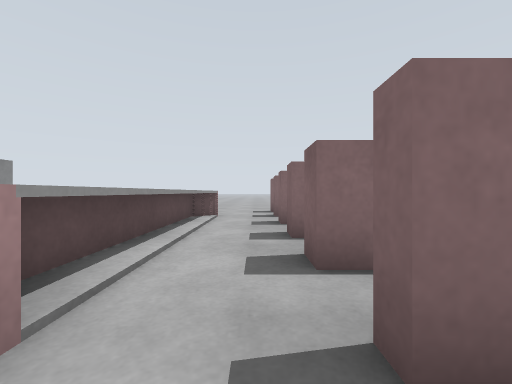
View 1 (above)

13 first-person views from a walk through a Gazebo world. The camera is 0.72 m above the floor, looks level and sees 90° across. The floor is counted in squares, 1 m on a side. Each view is taken from the middle of a square. On the plan, view 1 faces up. The plan holds only what a view shows up to about 9 squares ahead; the rest is blank. The place goes on beyond the plan.

View 2
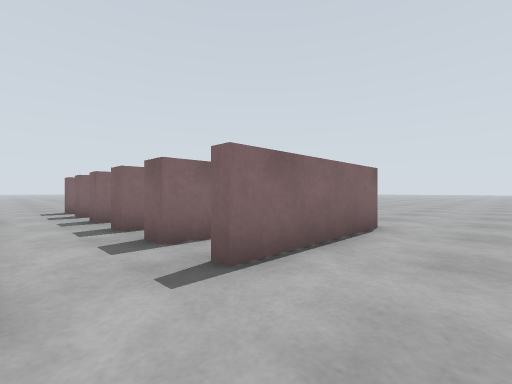

View 3
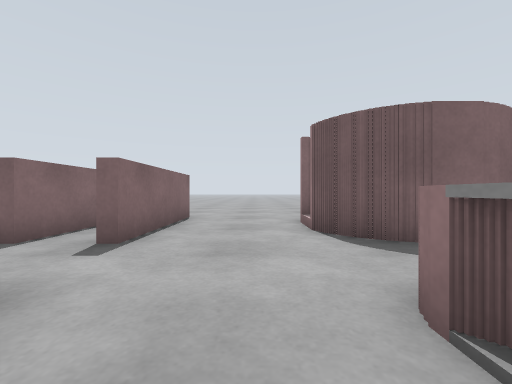

View 4
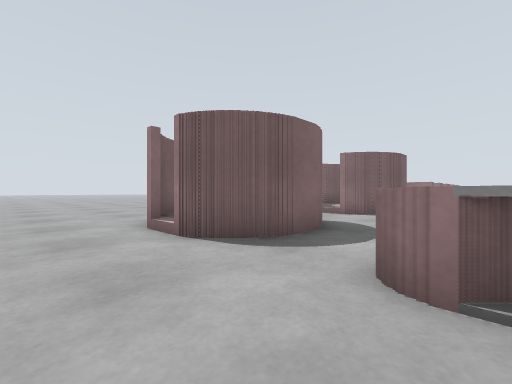

View 5
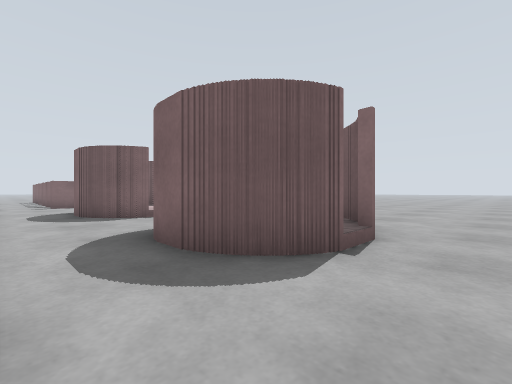

View 6
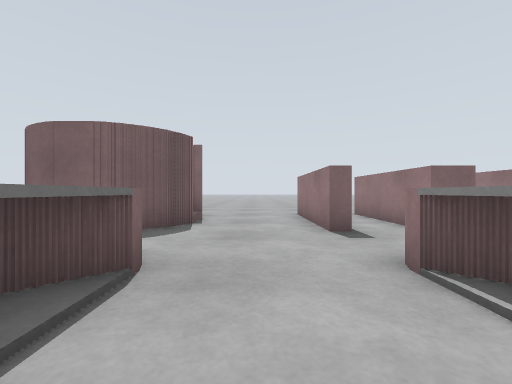

View 7
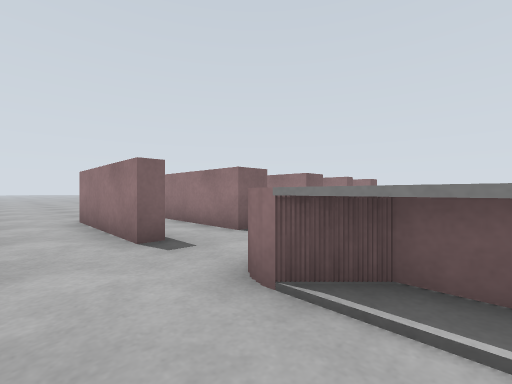

View 8
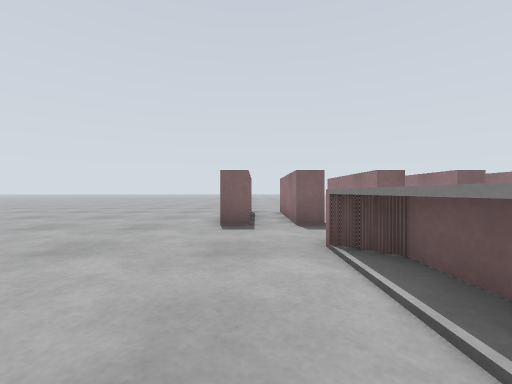

View 9
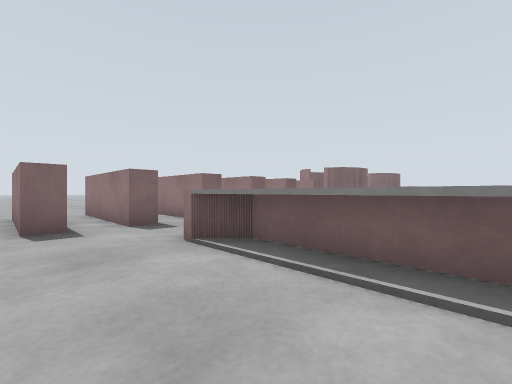

View 10
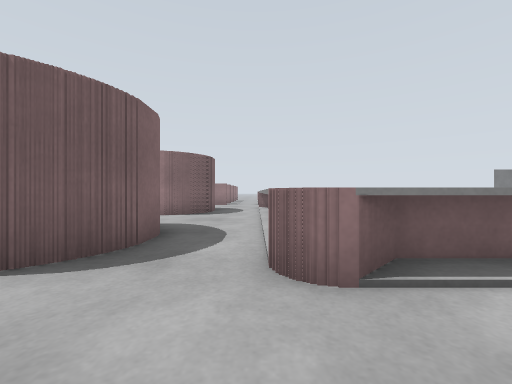

View 11
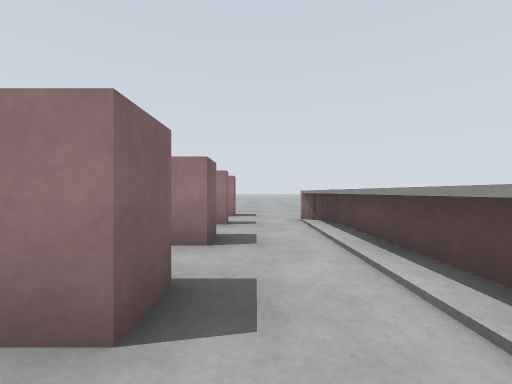

View 12
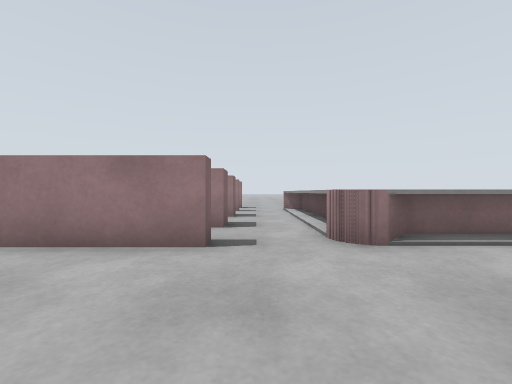

View 13
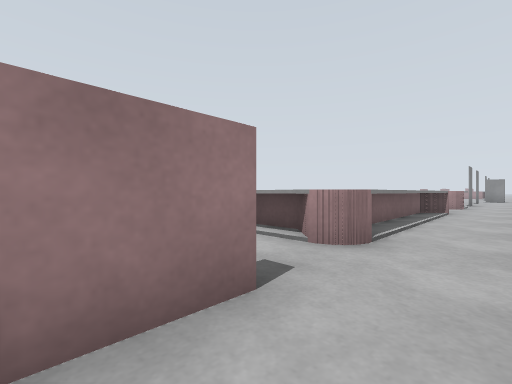

### Floor plan
Key: @ floor where view 1 was taken; # wall or solid block; . floor; = window, fence, low wall or low ledge.
Columns run from 9 left of view 1 to 2 right of it. Each row starts with its distance up from view 1.
 10     ......##
  9     ......##
  8     ####=.##
  7     ####=...
  6        #=.##
  5        #=.##
  4        #=.##
  3        #=.##
  2        #=.##
  1        #=.##
  0        ..@..
 -1       ......
 -2       ##=.##
 -3      ###=.#
 -4        #=.#
 -5         =.##
 -6         =..#
 -7         =...
 -8         =.##
 -9         =.#
-10        #=.#
-11       ##=.##
-12       ==....
-13 ............
-14 ..........##
-15  #######=.##
-16        #=.##
-17        #=.#
-18        #=..
-19        #=.##

Where each view was taken, in squares from view 1:
view 1: 0 up, 0 right, facing up
view 2: 1 down, 1 left, facing up-right
view 3: 1 down, 3 left, facing right
view 4: 0 up, 2 left, facing down-right
view 5: 13 down, 1 left, facing up-right
view 6: 13 down, 4 left, facing right
view 7: 13 down, 3 left, facing down-right
view 8: 9 up, 5 left, facing right
view 9: 10 up, 5 left, facing down-right
view 10: 0 up, 1 left, facing down
view 11: 15 down, 0 right, facing down
view 12: 11 down, 0 right, facing down
view 13: 13 down, 2 right, facing down-left
